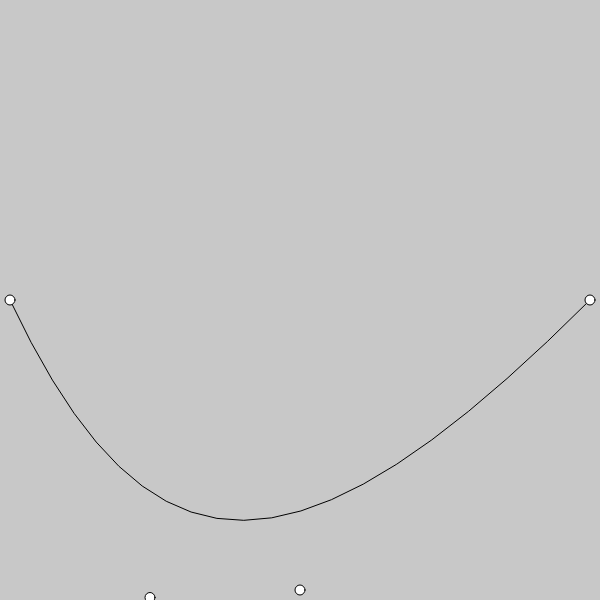
Frame 1 (no input)
Frame 60 (no input): identical to frame 1, image omitted
Frame 120 (the mouse pressed at the canvas centre since frame 60): identical to frame 1, image omitted

The p5.js sketch that drew this single still picture (run headless with seeded random() and noise() and a simulated clock; from frame 60 on, the mouse is pressed at the canvas centre):

// p5.js sketch
// ── sketch.js
// Ana Luiza Seabra, Ana Beatriz Bento e Vinicius Pessanha Drumond
let pontos = [];
let selecionado = null;

function setup() {
  createCanvas(600, 600);
  pontos = [
    createVector(10, height / 2),
    createVector(width - 10, height / 2),
    createVector(width / 4, height - 2.5),
    createVector(width / 2, height - 10)
  ];
}

function ponto(A) {
  circle(A.x, A.y, 10);
}

function combina(A, B, t) {
  return {
    x: (1 - t) * A.x + t * B.x,
    y: (1 - t) * A.y + t * B.y
  };
}

function draw() {
  let [p1, p2, p3, p4] = pontos;
  background(200);
  noFill();
  beginShape();
  for (let t = 0; t <= 1.0; t += 0.05) {
    A = combina(p1, p3, t);
    B = combina(p3, p4, t);
    C = combina(p4, p2, t);
    D = combina(A, B, t);
    E = combina(B, C, t);
    F = combina(D, E, t)
    vertex(F.x, F.y);
  }
  vertex(p2.x, p2.y);
  endShape();
  desenhaPontos();
}

function desenhaPontos() {
  let vmouse = createVector(mouseX, mouseY);
  selecionado = null;
  for (let p of pontos) {
    if (vmouse.dist(p) < 10) {
      selecionado = p;
      fill("#ff0000");
    } else {
      fill("#ffffff");
    }
    ponto(p);
  }
}

function mouseDragged() {
  if (selecionado) {
    selecionado.set(mouseX, mouseY);
  }
}
